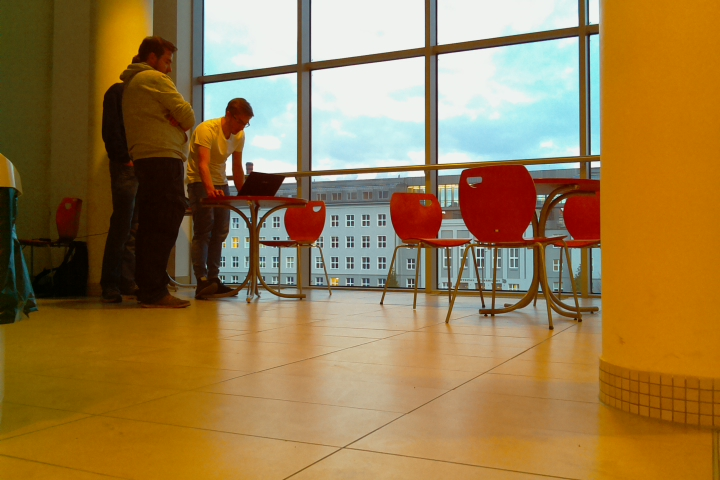
#> input picture street-view/images/img3.jpg, 720 x 480 px, found by its file name
$ python homogromo.py
#> lines starting #> are read from the running program, lines starting #| are printed output that depends on the picture; after the words box and inside, x2 and y2 are one past the last pixel; in counts of white or black regions, pixels touching at a corner belong together; long printed decimals are rounded
import numpy as np
import cv2
from matplotlib import pyplot as plt

MIN_MATCH_COUNT = 10

img1 = cv2.imread('images/img3.jpg', 0)  # queryImage
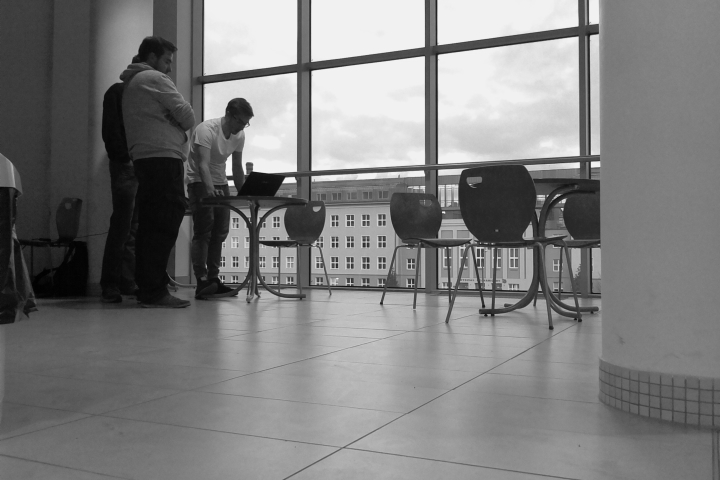
#> img1: shape (480, 720); min 0, max 242, mean 125.1
img2 = cv2.imread('images/img4.jpg', 0)  # trainImage
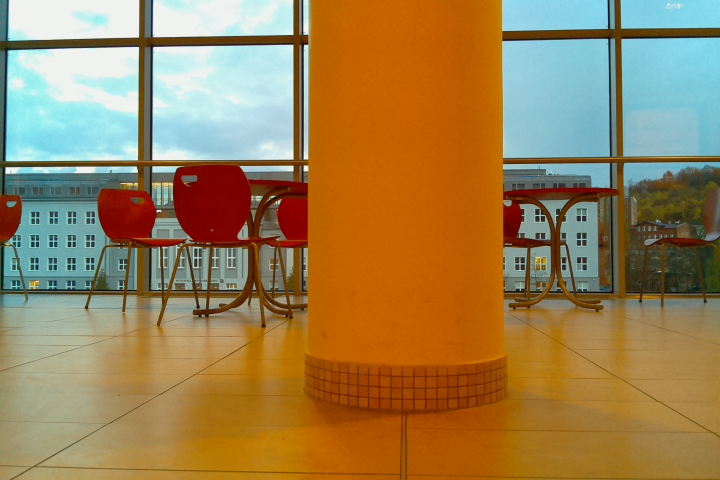
#> input picture street-view/images/img4.jpg, 720 x 480 px, found by its file name
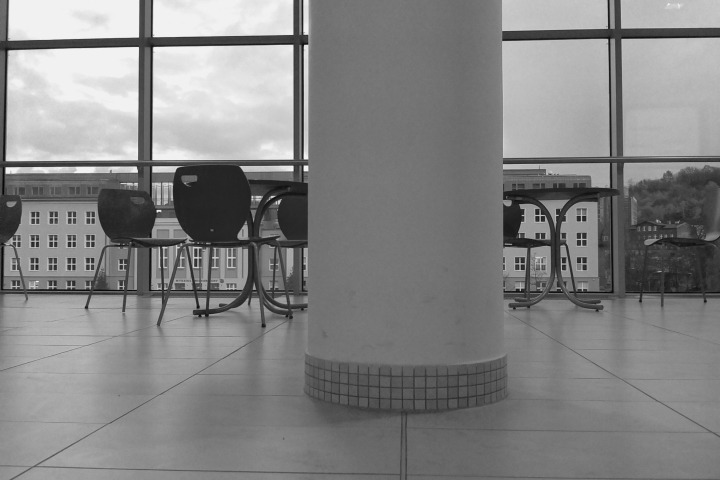
#> img2: shape (480, 720); min 5, max 242, mean 131.3
img11 = cv2.imread('images/img3.jpg')
#> img11 is the input picture: shape (480, 720, 3); mean B, G, R 73.3, 121.6, 152.2

# Initiate SIFT detector
sift = cv2.xfeatures2d.SIFT_create()

# find the keypoints and descriptors with SIFT
kp1, des1 = sift.detectAndCompute(img1, None)
#> kp1 = 838 keypoints; strongest (x, y, size): (231, 183, 4.1), (229, 171, 5.4), (564, 201, 2.9), (595, 164, 4.9)
kp2, des2 = sift.detectAndCompute(img2, None)
#> kp2 = 971 keypoints; strongest (x, y, size): (9, 170, 4.9), (290, 168, 4.3), (306, 47, 3.2), (155, 169, 4.5)

FLANN_INDEX_KDTREE = 0
index_params = dict(algorithm=FLANN_INDEX_KDTREE, trees=5)
search_params = dict(checks=50)

flann = cv2.FlannBasedMatcher(index_params, search_params)

matches = flann.knnMatch(des1, des2, k=2)
#> matches = 838 matches

# store all the good matches as per Lowe's ratio test.
good = []
for m, n in matches:
    if m.distance < 0.7 * n.distance:
        good.append(m)
#> after the loop, good = 217 matches

if len(good) > MIN_MATCH_COUNT:
    src_pts = np.float32([kp1[m.queryIdx].pt for m in good]).reshape(-1, 1, 2)
#> src_pts = 217 rows, first 8: [121, 81.26], [173.8, 234.5], [192.7, 271.3], [207.4, 71.66], [235.7, 269.2], [249.4, 165.2], [250.9, 120.5], [258.4, 281.6]
    #print(src_pts)

    dst_pts = np.float32([kp2[m.trainIdx].pt for m in good]).reshape(-1, 1, 2)
#> dst_pts = 217 rows, first 8: [521.7, 206], [110.6, 173.6], [675.6, 168.5], [12.59, 35.82], [53.01, 273], [522.5, 234.1], [524.5, 215.2], [254.1, 288.2]
    #print(dst_pts)

    sr = np.zeros((src_pts.shape[0], 3))
    ds = np.zeros((dst_pts.shape[0], 3))

    sr[:,1:] = [kp1[m.queryIdx].pt for m in good]
    ds[:,1:] = [kp2[m.trainIdx].pt for m in good]

    src_pts3 = np.float32(sr).reshape(-1, 1, 3)
    print(src_pts3)
#| [[[  0.       120.987   81.258 ]]
#|  [[  0.       173.765  234.470 ]]
#|  [[  0.       192.721  271.276 ]]
#|  [[  0.       207.403   71.656 ]]
#|  [[  0.       235.664  269.214 ]]
#|  [[  0.       249.384  165.183 ]]
#|  [[  0.       250.944  120.525]]
#|  [[  0.       258.3568   281.553 ]]
#|  [[  0.       291.854   77.923 ]]
#|  [[  0.       292.506  105.3085  ]]
#|  [[  0.       294.857   61.850]]
#|  [[  0.       304.324   60.421]]
#> (further printed lines are left out)
    dst_pts3 = np.float32(ds).reshape(-1, 1, 3)
    print(dst_pts3)

    M3, mask = cv2.findHomography(src_pts3, dst_pts3, cv2.RANSAC, 5.0)
#> mask = 217 values from 0 to 0
    M, mask = cv2.findHomography(src_pts, dst_pts, cv2.RANSAC, 5.0)
#> M = [[1.54, -0.0209, -468.2], [0.19, 1.38, -95.48], [0.000766, -2.45e-05, 1]]; mask = 217 values, max 1 at index 13, min 0 at index 0, mean 0.876
    matchesMask = mask.ravel().tolist()
#> matchesMask has the same summary as mask
    print("M:",M)
    print("M3:",M3)

    h, w = img1.shape
#> h = 480; w = 720
    pts = np.float32([[0, 0], [0, h - 1], [w - 1, h - 1], [w - 1, 0]]).reshape(-1, 1, 2)
#> pts = [[0, 0], [0, 479], [719, 479], [719, 0]]
    dst = cv2.perspectiveTransform(pts, M)
#> dst = [[-468.2, -95.48], [-483.9, 570.8], [409, 455.4], [412.4, 26.5]]
    # pts to narożniki prostokąta
    # dst to są narożniki prostokąta przekształconego perspektywicznie

    pts3 = np.float32([[0, 0, 0], [0, 0, h - 1], [0, w - 1, h - 1], [0, w - 1, 0]]).reshape(-1,1,3)
    print(pts3)
    #print(M)

    img2 = cv2.polylines(img2, [np.int32(dst)], True, 255, 3, cv2.LINE_AA)
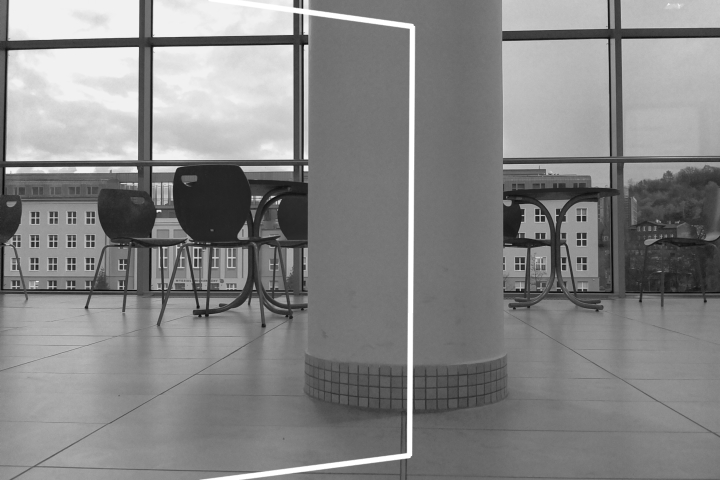
#> img2: shape (480, 720); 1.64% of pixels changed, all inside (x1, y1, x2, y2) = (199, 0, 416, 480)

else:
    print("Not enough matches are found - %d/%d") % (len(good), MIN_MATCH_COUNT)
    matchesMask = None

draw_params = dict(matchColor=(0, 255, 0),  # draw matches in green color
                   singlePointColor=None,
                   matchesMask=matchesMask,  # draw only inliers
                   flags=2)
#> draw_params = 4 items

img3 = cv2.drawMatches(img1, kp1, img2, kp2, good, None, **draw_params)
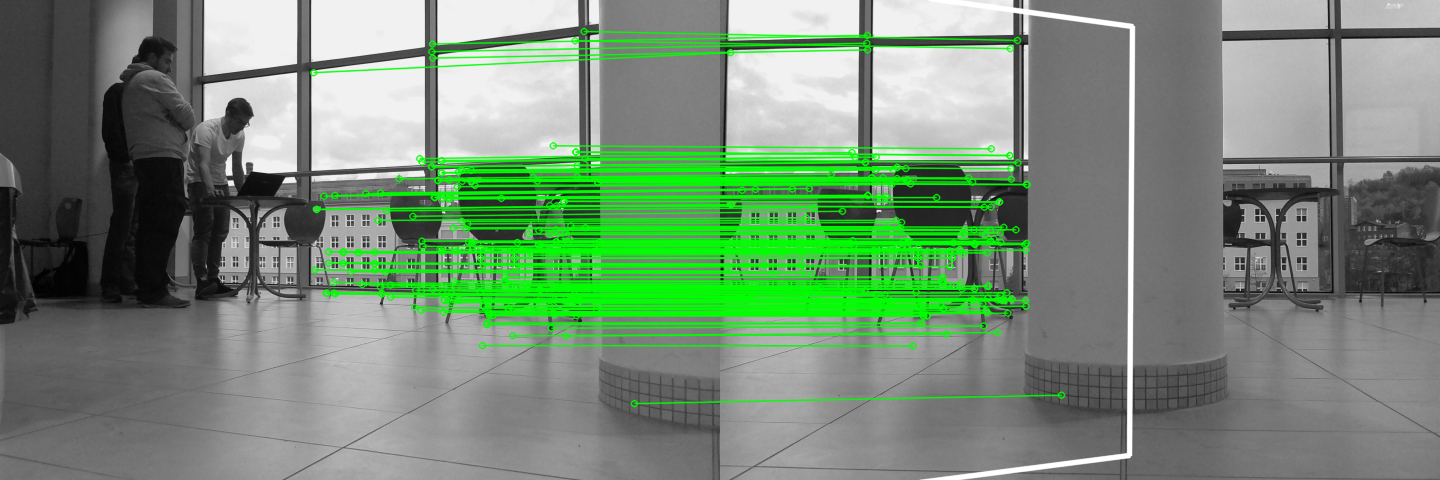
#> img3: shape (480, 1440, 3); mean of channels 0, 1, 2 118.2, 141.7, 118.2; drawn as B, G, R

# [7 lines of commented-out code are left out]
